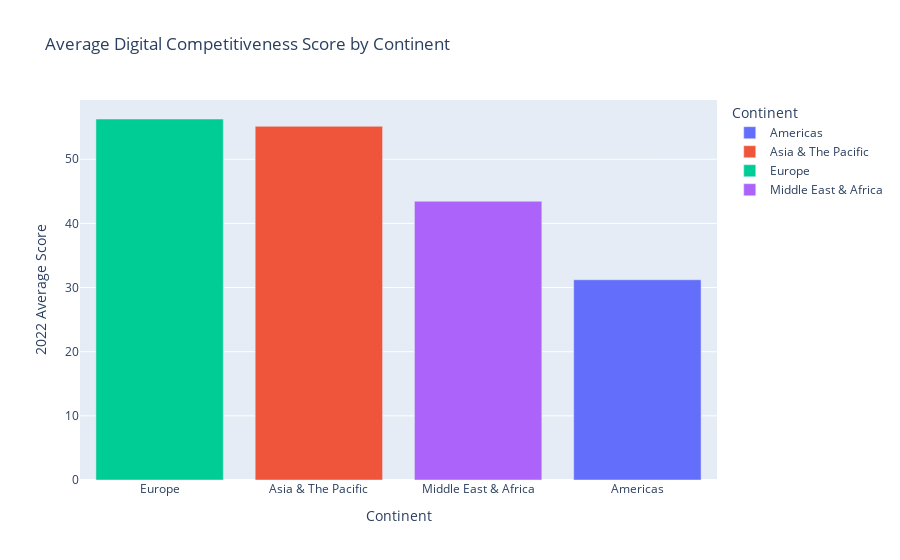

The cell this chart's notebook holds for it:
### Code cell
df_Gp=pd.DataFrame(df.groupby('Continent')['2022 Score'].mean())
df_Gp.reset_index(inplace= True)
df_Gp.columns= ['Continent','2022 Average Score']
fig = px.bar(df_Gp, x='Continent', y='2022 Average Score', title= 'Average Digital Competitiveness Score by Continent',color='Continent')
fig.update_layout(xaxis={'categoryorder':'total descending'})
fig.show()

### Figure 1 — Plotly figure (JSON) as saved in the notebook; plotly's stock layout.template omitted (floating-point values rounded to 4 significant figures)
{"data": [{"alignmentgroup": "True", "hovertemplate": "Continent=%{x}<br>2022 Average Score=%{y}<extra></extra>", "legendgroup": "Americas", "marker": {"color": "#636efa", "pattern": {"shape": ""}}, "name": "Americas", "offsetgroup": "Americas", "orientation": "v", "showlegend": true, "textposition": "auto", "type": "bar", "x": ["Americas"], "xaxis": "x", "y": [31.22], "yaxis": "y"}, {"alignmentgroup": "True", "hovertemplate": "Continent=%{x}<br>2022 Average Score=%{y}<extra></extra>", "legendgroup": "Asia & The Pacific", "marker": {"color": "#EF553B", "pattern": {"shape": ""}}, "name": "Asia & The Pacific", "offsetgroup": "Asia & The Pacific", "orientation": "v", "showlegend": true, "textposition": "auto", "type": "bar", "x": ["Asia & The Pacific"], "xaxis": "x", "y": [55.13], "yaxis": "y"}, {"alignmentgroup": "True", "hovertemplate": "Continent=%{x}<br>2022 Average Score=%{y}<extra></extra>", "legendgroup": "Europe", "marker": {"color": "#00cc96", "pattern": {"shape": ""}}, "name": "Europe", "offsetgroup": "Europe", "orientation": "v", "showlegend": true, "textposition": "auto", "type": "bar", "x": ["Europe"], "xaxis": "x", "y": [56.27], "yaxis": "y"}, {"alignmentgroup": "True", "hovertemplate": "Continent=%{x}<br>2022 Average Score=%{y}<extra></extra>", "legendgroup": "Middle East & Africa", "marker": {"color": "#ab63fa", "pattern": {"shape": ""}}, "name": "Middle East & Africa", "offsetgroup": "Middle East & Africa", "orientation": "v", "showlegend": true, "textposition": "auto", "type": "bar", "x": ["Middle East & Africa"], "xaxis": "x", "y": [43.45], "yaxis": "y"}], "layout": {"barmode": "relative", "legend": {"title": {"text": "Continent"}, "tracegroupgap": 0}, "title": {"text": "Average Digital Competitiveness Score by Continent"}, "xaxis": {"anchor": "y", "categoryarray": ["Americas", "Asia & The Pacific", "Europe", "Middle East & Africa"], "categoryorder": "total descending", "domain": [0, 1], "title": {"text": "Continent"}}, "yaxis": {"anchor": "x", "domain": [0, 1], "title": {"text": "2022 Average Score"}}}}
